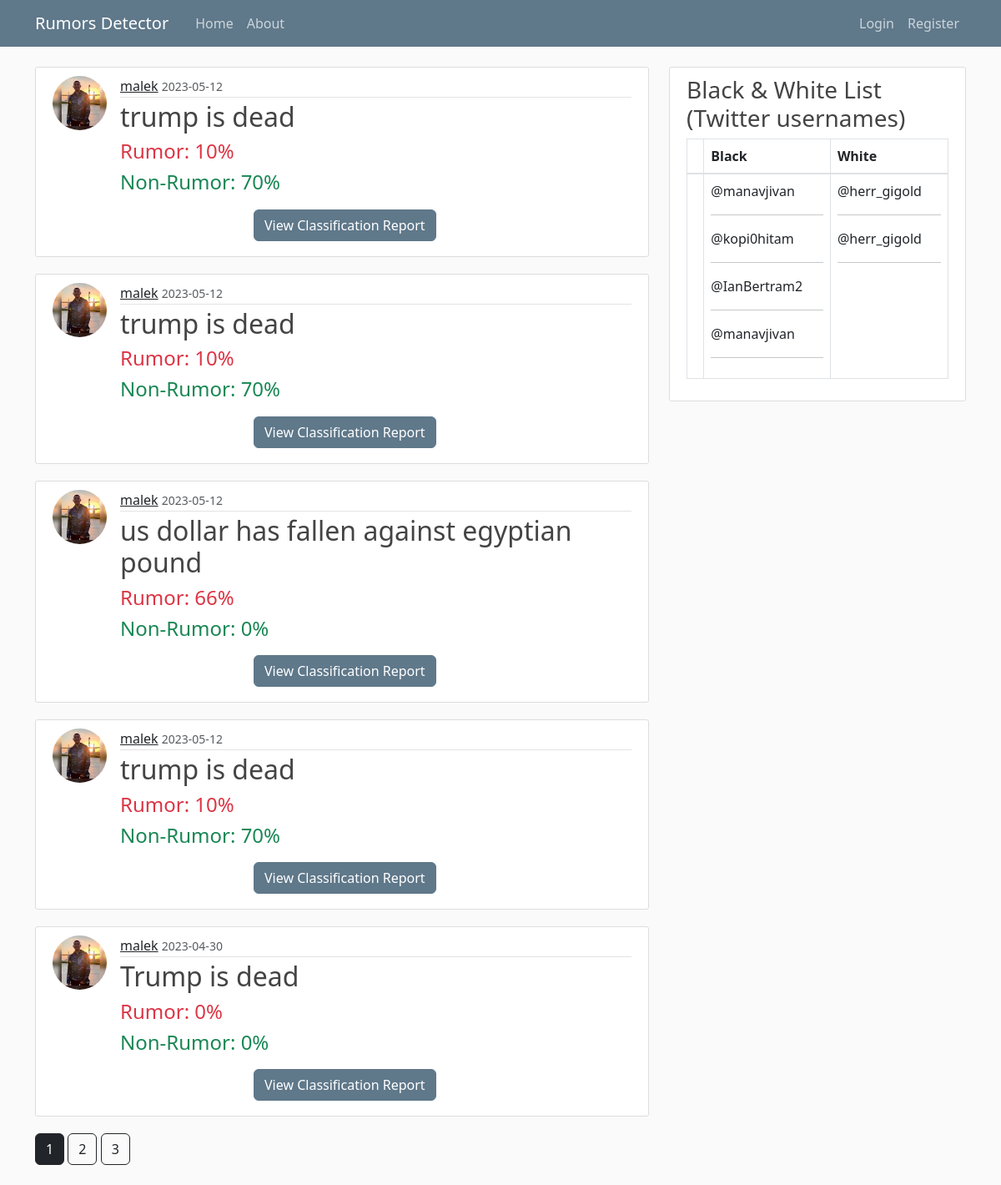
The page /home on the database its author committed.
### app/models.py (models this page shows, shortened)
class Post(db.Model):
    id = db.Column(db.Integer, primary_key=True)
    date_posted=db.Column(db.DateTime, nullable=False, default= datetime.utcnow)
    content= db.Column(db.Text, nullable=False)
    user_id= db.Column(db.Integer, db.ForeignKey('user.id'), nullable=False)
    classification_id=db.Column(db.Integer, db.ForeignKey('classification.id'), nullable=False)
    source_id=db.Column(db.Integer, db.ForeignKey('source.id'), nullable=False)
    credible_id=db.Column(db.Integer, db.ForeignKey('credible_sources.id'), nullable=False)

class User(db.Model, UserMixin):
    id = db.Column(db.Integer, primary_key=True)
    username= db.Column(db.String(20), unique=True, nullable=False)
    email= db.Column(db.String(120), unique=True, nullable=False)
    image_file= db.Column(db.String(20), nullable=False, default='default.png')
    password=db.Column(db.String(60), nullable=False)
    posts= db.relationship('Post', backref='author_post', lazy=True)

class CredibleSources(db.Model):
    id=db.Column(db.Integer, primary_key=True)
    post=db.relationship('Post', backref='cred', lazy=True)
    percentr= db.Column(db.Integer, nullable=False)
    percentn= db.Column(db.Integer, nullable=False)

class BlackandWhite(db.Model):
    id= db.Column(db.Integer, primary_key=True)
    Black=db.Column(db.String(120), nullable=True)
    White=db.Column(db.String(120), nullable=True)

### app/main/routes.py (the view)
@main.route("/")
@main.route("/home")
def home():
    page= request.args.get('page', 1, type=int)
    posts= Post.query.order_by(Post.date_posted.desc()).paginate(page=page, per_page=5)
    blackandwhite=BlackandWhite.query
    return render_template('home.html', posts=posts, blackandwhite=blackandwhite)

### app/templates/home.html
{% extends "layout.html" %}
{% block content %}
    {% for post in posts.items %}
        <article class="media content-section">
          <img class="rounded-circle article-img" src="{{ url_for('static', filename='profile_pics/' + post.author_post.image_file) }}">
          <div class="media-body">
            <div class="article-metadata">
              <a class="link-dark mb-2"  href="{{ url_for('users.user_posts', username=post.author_post.username) }}">{{ post.author_post.username }}</a>
              <small class="text-muted">{{ post.date_posted.strftime('%Y-%m-%d') }}</small>
            </div>
            <h2 class="font-weight-italic">{{ post.content }}</h2>
            <h4 class="text-danger">Rumor: {{ post.cred.percentr }}%</h4>
            <h4 class="text-success">Non-Rumor: {{ post.cred.percentn }}%</h4>
            <a href="{{ url_for('posts.post', post_id=post.id) }}">
              <button class="btn btn-primary mb-2" style="margin-left: 160px; margin-top: 10px;background-color:#5f788a;border-color:#5f788a;">View Classification Report</button>
            </a>
          </div>
        </article>
    {% endfor %}
    {% for page_num in posts.iter_pages(left_edge=1, right_edge=1, left_current=1, right_current=2) %}
      {% if page_num %}
        {% if posts.page == page_num %}
          <a class="btn btn-dark mb-4" href="{{ url_for('main.home', page=page_num) }}">{{ page_num }}</a>
        {% else %}
          <a class="btn btn-outline-dark mb-4" href="{{ url_for('main.home', page=page_num) }}">{{ page_num }}</a>
        {% endif %}
      {% else %}
        ...
      {% endif %}
    {% endfor %}
{% endblock content %}

### app/templates/layout.html (shortened to what this page needs)
<!DOCTYPE html>
<html lang="en">
<head>
    <link rel="stylesheet" href="https://cdn.jsdelivr.net/npm/bootstrap@4.0.0/dist/css/bootstrap.min.css"
>
        <link href="https://cdn.jsdelivr.net/npm/bootstrap@5.3.0-alpha3/dist/css/bootstrap.min.css" rel="stylesheet">
    <link rel="stylesheet" type="text/css" href="{{ url_for('static', filename='main.css') }}">
</head>
<body>
    <header class="site-header">
        <nav class="navbar navbar-expand-md navbar-dark bg-steel fixed-top">
            <div class="container">
                <a class="navbar-brand mr-4" href="{{ url_for('main.home') }}">Rumors Detector</a>
                <div class="collapse navbar-collapse" id="navbarToggle">
                    <div class="navbar-nav mr-auto">
                        <a class="nav-item nav-link" href="{{ url_for('main.home') }}">Home</a>
                        <a class="nav-item nav-link" href="{{ url_for('main.about') }}">About</a>
                    </div>
                    <div class="navbar-nav">
                        {% if current_user.is_authenticated %}
                        <a class="nav-item nav-link" href="{{ url_for('posts.new_post') }}">Detect</a>
                        <a class="nav-item nav-link" href="{{ url_for('users.account') }}">Account</a>
                        <a class="nav-item nav-link" href="{{ url_for('users.logout') }}">Logout</a>
                        {% else %}
                        <a class="nav-item nav-link" href="{{ url_for('users.login') }}">Login</a>
                        <a class="nav-item nav-link" href="{{ url_for('users.register') }}">Register</a>
                        {% endif %}
                    </div>
                </div>
            </div>
        </nav>
    </header>
    <main role="main" class="container">
        <div class="row">
            <div class="col-md-8">
                {% block content %}{% endblock %}
            </div>
            <div class="col-md-4">
                <div class="content-section">
                    <h3>Black & White List (Twitter usernames)</h3>
                    <table class="table table-bordered">
                        <thead>
                            <tr>
                                <th scope="col"></th>
                                <th scope="col">Black</th>
                                <th scope="col">White</th>
                            </tr>
                        </thead>
                        <tbody>
                            <tr>
                                <th scope="row"></th>
                                <td>
                                    {% for bw in blackandwhite %}
                                    {% if bw.Black %}
                                    @{{ bw.Black }}
                                    <hr>
                                    {% endif %}
                                    {% endfor %}
                                </td>
                                <td>
                                    {% for bw in blackandwhite %}
                                    {% if bw.White %}
                                    @{{ bw.White }}
                                    <hr>
                                    {% endif %}
                                    {% endfor %}
                                </td>
                            </tr>
                        </tbody>
                    </table>
                </div>
            </div>
        </div>
    </main>
</body>
</html>

### app/static/main.css (style rules this page uses)
body { background: #fafafa; color: #333333; margin-top: 5rem; }
h1, h2, h3, h4, h5, h6 { color: #444444; }
.bg-steel { background-color: #5f788a; }
.site-header .navbar-nav .nav-link { color: #cbd5db; }
.content-section { background: #ffffff; padding: 10px 20px; border: 1px solid #dddddd; border-radius: 3px; margin-bottom: 20px; }
.article-img { height: 65px; width: 65px; margin-right: 16px; }
.article-metadata { padding-bottom: 1px; margin-bottom: 4px; border-bottom: 1px solid #e3e3e3 }

### rows shown on the page
Post: image_file (picture), author_post.username "malek", date_posted "2023-05-12", content "trump is dead", cred.percentr "10", cred.percentn "70"
Post: image_file (picture), author_post.username "malek", date_posted "2023-05-12", content "trump is dead", cred.percentr "10", cred.percentn "70"
Post: image_file (picture), author_post.username "malek", date_posted "2023-05-12", content "us dollar has fallen against egyptian pound", cred.percentr "66", cred.percentn "0"
Post: image_file (picture), author_post.username "malek", date_posted "2023-05-12", content "trump is dead", cred.percentr "10", cred.percentn "70"
Post: image_file (picture), author_post.username "malek", date_posted "2023-04-30", content "Trump is dead", cred.percentr "0", cred.percentn "0"
BlackandWhite: Black "manavjivan"
BlackandWhite: Black "kopi0hitam"
BlackandWhite: Black "IanBertram2"
BlackandWhite: Black "manavjivan"
BlackandWhite: White "herr_gigold"
BlackandWhite: White "herr_gigold"

### other values the page prints
{{ page_num }} "1"
{{ page_num }} "2" "3"
